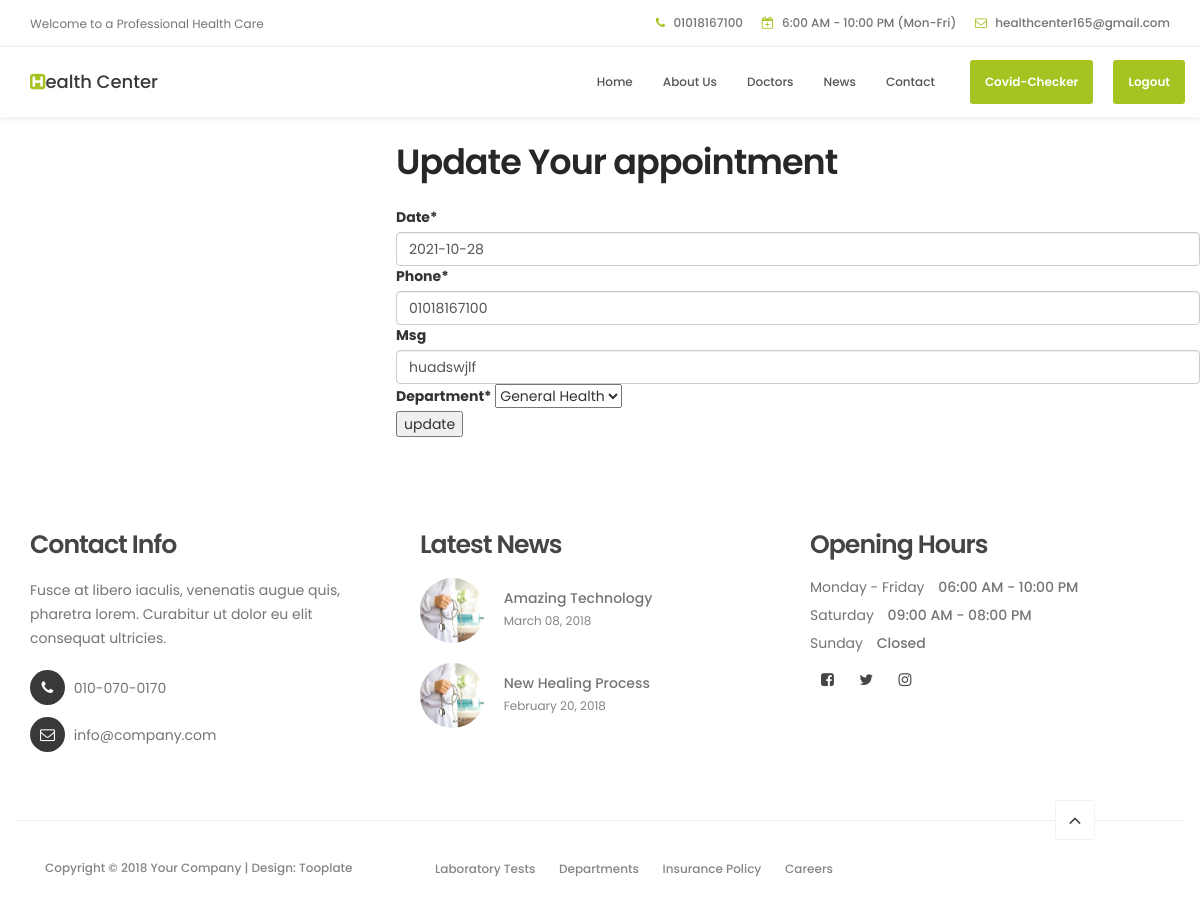
Page /appointments/13/update/ (signed in) on the committed database.
### appointments/models.py (models this page shows, shortened)
class Appointment(models.Model):
    date = models.DateField()
    phone = models.CharField(max_length=12)
    msg = models.CharField(max_length=150, null=True, blank=True)
    patient = models.ForeignKey(
        User, on_delete=models.CASCADE
    )
    DEPARTMENTS = [
        ('General Health', 'General Health'),
        ('Cardiology', 'Cardiology'),
        ('Dental', 'Dental'),
    ]
    department = models.CharField(max_length=15, choices=DEPARTMENTS)

### appointments/views.py (the view)
# urls.py: path('<int:pk>/update/', UpdateAppointment.as_view(),
class UpdateAppointment(LoginRequiredMixin, UpdateView):
    model = Appointment
    template_name = 'appointments/appointment_update.html'
    fields = ['date', 'phone', 'msg', 'department']

### appointments/templates/appointments/appointment_update.html (shortened to what this page needs)
{% extends "base.html" %}
{% load crispy_forms_tags %}
{% block content %}
<h2 style="margin-left: 33%;">Update Your appointment</h2>
<form style="margin-left: 33%;" method="post">{% csrf_token %}
    {{ form|crispy }}
    <input type="submit" value="update">
</form>
{% endblock content %}

### static/tooplate-style.css (style rules this page uses)
body { background: #ffffff; font-family: 'Poppins', sans-serif; overflow-x: hidden; }
h1, h2, h3, h4, h5, h6 { font-weight: 600; line-height: inherit; }
h1, h2, h3, h4 { letter-spacing: -1px; }
h2 { color: #272727; font-size: 3em; padding-bottom: 10px; }
html { -webkit-font-smoothing: antialiased; }
@media only screen and (max-width: 1200px) { h2 { font-size: 2.5em; } }

### rows in the picture
Appointment: date "2021-10-28", phone "01018167100", msg "huadswjlf", department "General Health"
